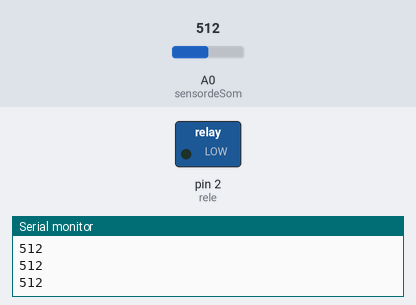
A sketch run on a simulated Arduino Uno, built with avr-gcc and run on an emulated ATmega328P. Shown: switched loads named in the sketch (green lamp = pin HIGH), the last lines printed to the serial monitor. Dashed ring = blinking. The test bench sets the inputs (shaded band); at power-on: A0 (sensordeSom) = 512.

Above: at 1.25 s.
1.3 s: A0 (sensordeSom) set to 108
4.3 s: A0 (sensordeSom) set to 90
At 4.3 s:
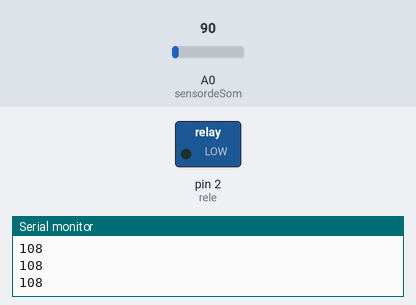
5.8 s: A0 (sensordeSom) set to 110
At 6.05 s:
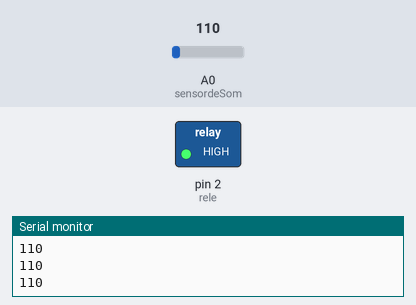
8.8 s: A0 (sensordeSom) set to 0
Timing chart, 0 to 11.3 s (numbered marks = the images above; inputs shaded):
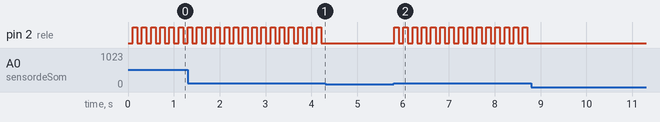

Measured:
- the behaviour switches between 100 and 99 on A0 (sensordeSom) (found by bisection; images 0 and 1)
- after the input at 4.3 s, pin 2 (rele): stops changing and stays LOW
- after the input at 5.8 s, pin 2 (rele): alternates HIGH for 0.10 s and LOW for 0.10 s, starting at once
- after the input at 8.8 s, pin 2 (rele): stops changing and stays LOW
- by itself, pin 2 (rele): alternates HIGH for 0.10 s and LOW for 0.10 s

The sketch:

SensordeSom.ino
```cpp
#define rele        2 //Pino ligado ao rele
#define sensordeSom A0//Pino ligado ao sensor
int palma; //Variavel para guardar valor do sensor
boolean ligar = HIGH; //Variavel para inverter o ligar e desligar


void setup() {
  pinMode(rele,         OUTPUT); //Define rele como saida
  pinMode(sensordeSom,  INPUT); //Define sensor como entrada
  Serial.begin(9600); //Velocidade de comunicacao Serial
}

void loop() {
  palma = analogRead(sensordeSom); //Le o valor do sensor de Som
  Serial.println(palma); //Mostra no monitor Serial o valor lido
  if (palma >= 100 ) { //Inverte o rele
    ligar = !ligar;
    digitalWrite(rele,  ligar);
    delay(100);
  }
}
```
